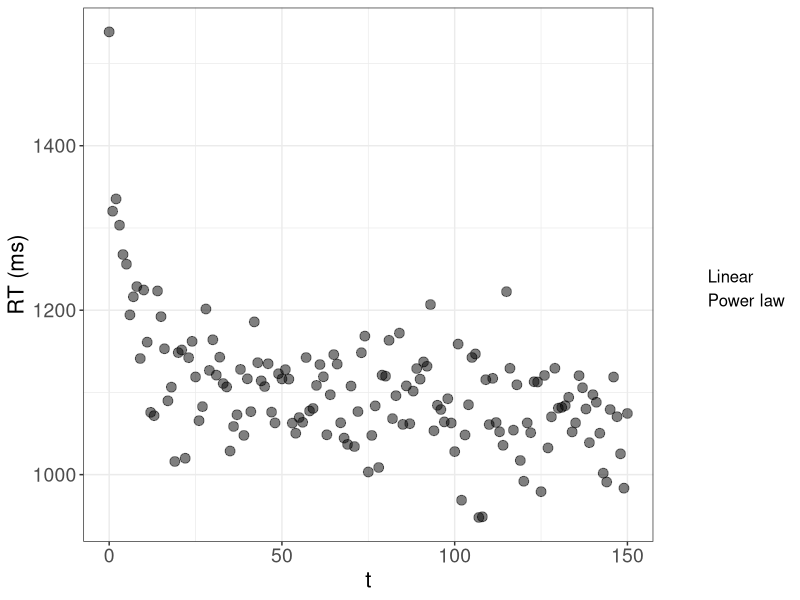
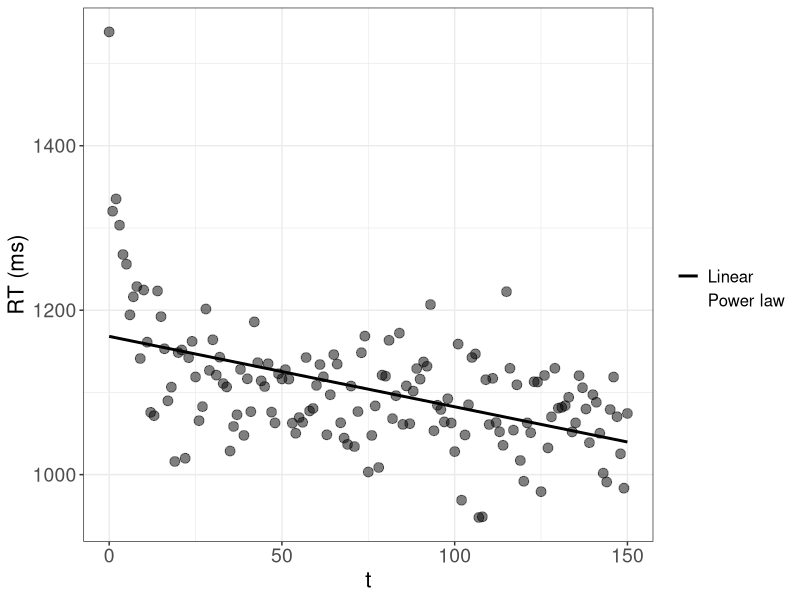
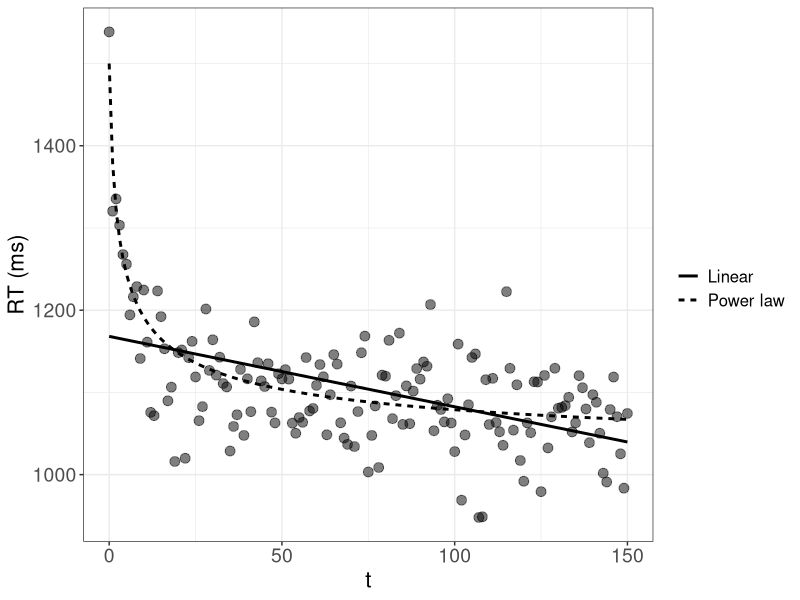
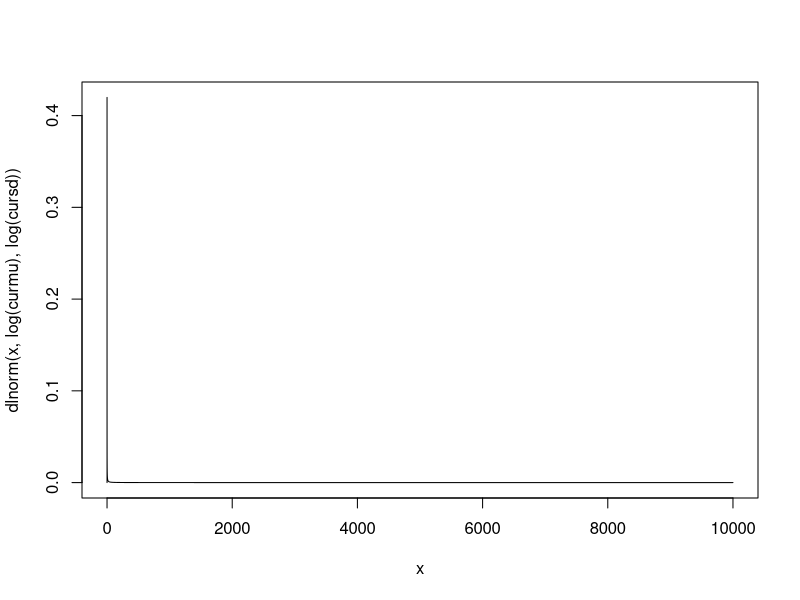
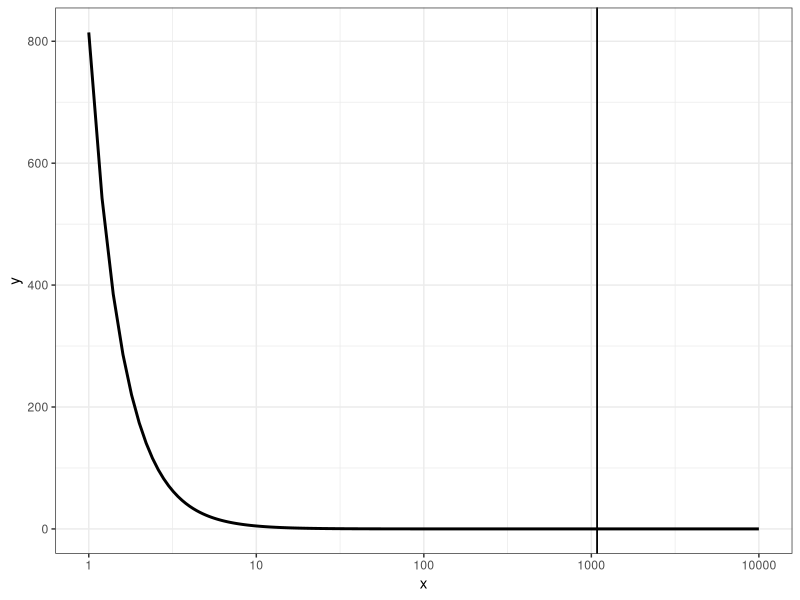
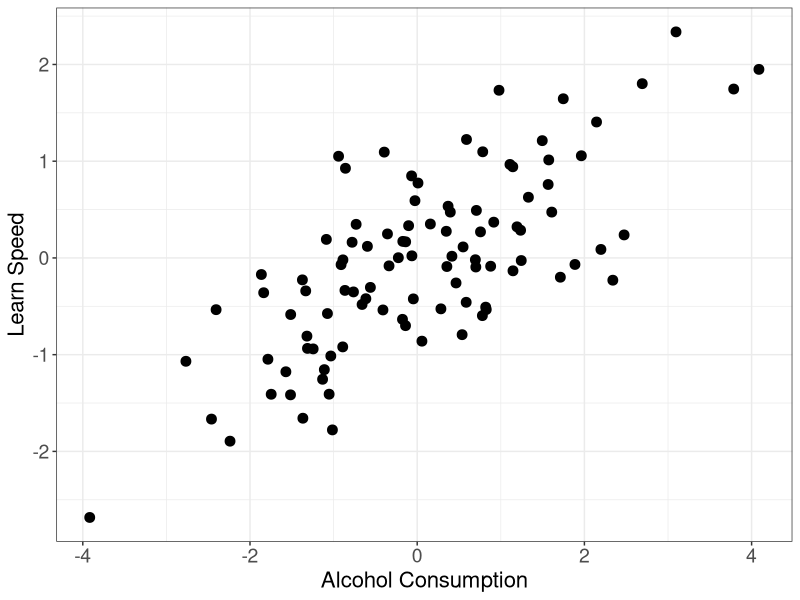
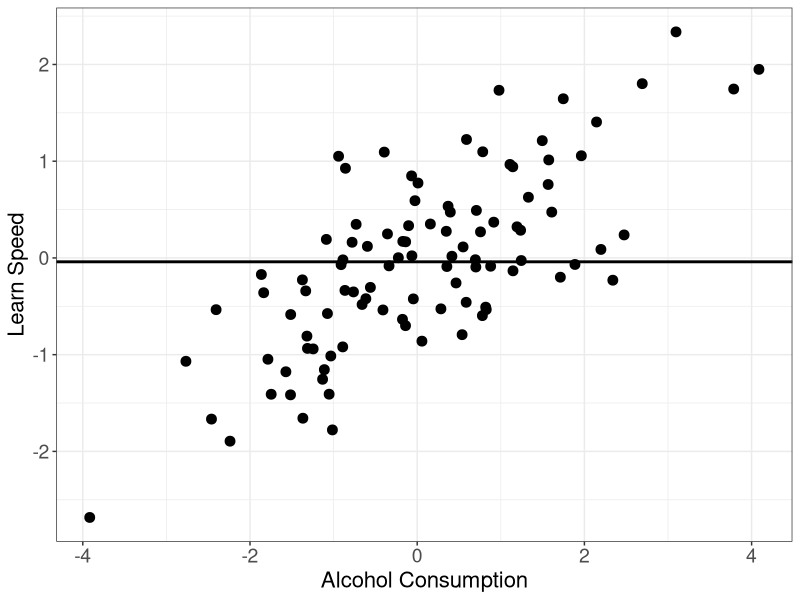
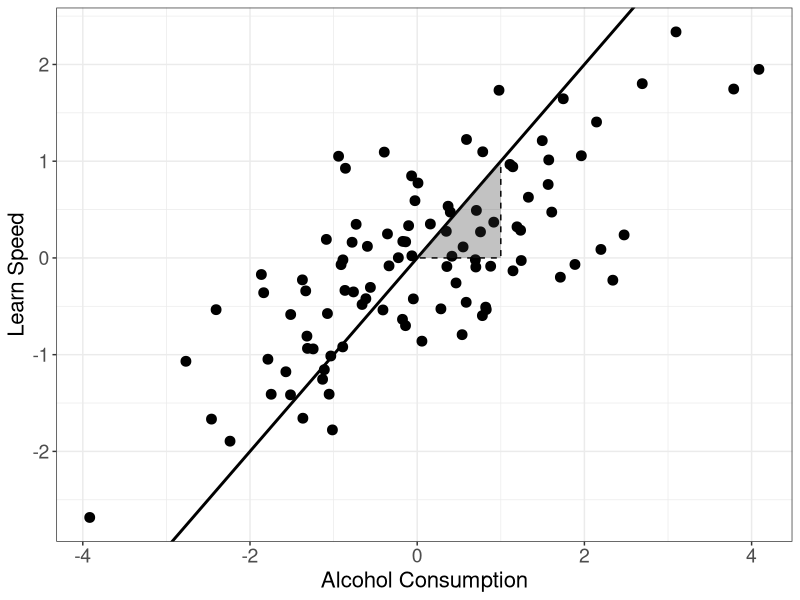

Here is the R script that generated these plots, in order:
## ---- chunk 1
library(dplyr)  # basic package for changing data structures.

library(ggplot2)  # important package for plotting.

thlg <- theme(axis.title = element_text(size = 16),
              axis.text = element_text(size = 14),
              legend.title = element_text(size = 14),
              legend.text = element_text(size = 12))
## ---- chunk 2

# Forgetting data:
  N <- 150
  t <- 0:N

  # Power:
    Ap <- 1000
    Bp <- 500
    bet <- 0.4
  
    RTp <- Ap + Bp * (t + 1)^(-bet) + rnorm(N + 1, 0, 50)

  # Exponential:
    Ae <- 1000
    Be <- 500
    alp <- 0.6
  
    RTe <- Ae + Be * exp(-alp * t) + rnorm(N + 1, 0, 50)

  # Linear:

# Plotting:
  pow_lin_dat <- data.frame(t = t, RTp = RTp, RTe = RTe,
              pred_p = Ap + Bp * (t + 1)^(-bet),
              pred_e = Ae + Be * exp(-alp * t)) %>%
    ggplot(aes(x = t)) +
    geom_point(aes(y = RTp), size = 3, alpha = 0.5) +
    labs(y = "RT (ms)", linetype = "") +
    geom_line(aes(y = pred_p, linetype = "Power law"), linewidth = 1, color = NA) +
    # geom_line(aes(y = pred_e, linetype = "Exponetial law"), linewidth = 1) +
    # Linear:
    geom_smooth(aes(y = RTp, linetype = "Linear"), method = "lm", se = FALSE, linewidth = 1, color = NA) +
    theme_bw() +
    thlg

  pow_lin_dat

  ggsave("_figures/pow_lin_dat.png", height = 12, width = 16, unit = "cm")


  pow_lin <- pow_lin_dat +
    # geom_line(aes(y = pred_e, linetype = "Exponetial law"), linewidth = 1) +
    # Linear:
    geom_smooth(aes(y = RTp, linetype = "Linear"), method = "lm", se = FALSE, linewidth = 1, color = "black")

  
  pow_lin
  ggsave("_figures/lin.png", height = 12, width = 16, unit = "cm")


  pow_lin +
    geom_line(aes(y = pred_p, linetype = "Power law"), linewidth = 1)

  ggsave("_figures/pow_lin.png", height = 12, width = 16, unit = "cm")

## ---- chunk 3
# Average tax cut of $ 1,083 
# 
# But: 80% receive less than this cut, half (around 45 Million people) receive less than $ 100, $ 30,127 for the top 1%

# Try with lognormal:
  curmu <- 0.01
  cursd <- 10000
  
  x <- seq(0, curmu + cursd, by = 0.1)
  plot(x, dlnorm(x, log(curmu), log(cursd)), type = "l")
  
  
  1- plnorm(c(30127), log(curmu), log(cursd))
  plnorm(c(1083, 100), log(curmu), log(cursd))
  
  # Target probabilities:
  c(0.01, 0.8, 0.5)
  
  # Use a pareto distribution:
    # Equations:
    # x_m = 1/(1 - 0.5)^(-1/a) = 100
    # x_m = 1/(1 - 0.8)^(-1/a) = 1083
    # x_m = 1/(1 - 0.01)^(-1/a) = 30127
    # a <- 1083/(1083-x_m)


    x_m <- 200 

    a <- 1083/(1083-x_m)
    
    
    x <- seq(1, 10000, by = 0.2)

    pout <- (a * x_m^a)/(x^(a+1))  # PDF.

    (mpar <- (a * x_m)/(a - 1))
    # To have a mean of 1083 a can be: a = mpar/(mpar - x_m)
    
    (qtpar08 <- x_m * (1 - 0.8)^(-1/a))  # 30127

    (qtpar05 <- x_m * (1 - 0.5)^(-1/a))
    

    data.frame(x = x, y = pout) %>%
      ggplot(aes(x = x, y = y)) +
      geom_line(linewidth = 1) +
      geom_vline(aes(linetype = "mean"), xintercept = mpar) +
      geom_vline(aes(linetype = "mean"), xintercept = mpar) +
      scale_x_continuous(trans = "log10") +
      thlg +
      theme_bw()
  

## ---- chunk 4
# Simple linear relationship:
  n <- 100
  set.seed(09234)
  learn_speed <- rnorm(n)
  alcohol <- rnorm(n, learn_speed)  # assuming that more intelligent people drink more  
## ---- chunk 5

  plt_alc_learn <- data.frame(alcohol = alcohol, learn_speed = learn_speed) %>%
    ggplot(aes(x = alcohol, y = learn_speed)) +
    geom_point(size = 3) +
    labs(x = "Alcohol Consumption", y = "Learn Speed", linetype = "") +
    theme_bw() +
    thlg

# Show and save:
plt_alc_learn

ggsave("_figures/alc_learn_raw.png", height = 12, width = 12, unit = "cm")
## ---- chunk 6
plt_alc_learn +
    geom_hline(yintercept = mean(learn_speed), linewidth = 1)

ggsave("_figures/alc_learn_mean.png", height = 12, width = 12, unit = "cm")
## ---- chunk 7
  plt_alc_learn +
      # Linear:
      geom_abline(slope = 1, linewidth = 1) +
      annotate(geom = "polygon", x = c(1, 0, 1), y = c(1, 0, 0),
              linetype = "dashed", color = "black",
              alpha = 0.3)
  
  ggsave("_figures/alc_learn_lm.png", height = 12, width = 12, unit = "cm")


# Fitted model:
  fit <- lm(learn_speed ~ alcohol)
  summary(fit)

  ic <- coef(fit)["(Intercept)"]   # intercept.
  slp <- coef(fit)["alcohol"]

plt_alc_learn +
    # Linear:
    geom_smooth(method = "lm", se = FALSE, linewidth = 1, color = "black") +
    geom_abline(intercept = ic, slope = slp, linewidth = 1) +
    annotate(geom = "polygon", x = c(1, 0, 1), y = c(1, 0, 0) * slp + ic,
            linetype = "dashed", color = "black",
            alpha = 0.3) +
    annotate(geom = "text", x = 1, y = slp/2 + ic, label = round(slp, 2), size = 6, hjust = 0)

ggsave("_figures/alc_learn_fit.png", height = 12, width = 12, unit = "cm")
## ---- chunk 8
n_correct <- 0:10
pvals <- dbinom(n_correct, size = 10, prob = .75)
pmass <- data.frame(n_correct = factor(n_correct), pn = pvals) %>%
  ggplot(aes(x = n_correct, y = pn)) +
  geom_col() +
  # scale_x_binned(n.breaks = 11, show.limits = TRUE, right = FALSE) +
  theme_classic()

pmass
ggsave("_figures/pmass.png", height = 12, width = 12, unit = "cm")

pmass +
  annotate(geom = "segment", 
           x = 8, y = 0, yend = pvals[n_correct == 7], linetype = "dashed", linewidth = 1) +
  annotate(geom = "segment", 
           x = 0, xend = 8, y = pvals[n_correct == 7], linetype = "dashed", linewidth = 1) +
  annotate(geom = "point", x = 8, y = pvals[n_correct == 7], size = 3)

ggsave("_figures/pmass_lik.png", height = 12, width = 12, unit = "cm")

# Density:
tr <- seq(0, 30, by = 0.01)
dvals <- dlnorm(tr, 2, 1.7)
pdens <- data.frame(t = tr, dens = dvals) %>%
  ggplot(aes(x = tr, y = dens)) +
  geom_line(linewidth = 1) +
  theme_classic()

pdens
ggsave("_figures/pdens.png", height = 12, width = 12, unit = "cm")

pdens +
  annotate(geom = "segment", 
           x = 7, y = 0, yend = dvals[tr == 7], linetype = "dashed", linewidth = 1) +
  annotate(geom = "segment", 
           x = 0, xend = 7, y = dvals[tr == 7], linetype = "dashed", linewidth = 1) +
  annotate(geom = "point", x = 7, y = dvals[tr == 7], size = 3)
ggsave("_figures/pdens_lik.png", height = 12, width = 12, unit = "cm")
## ---- chunk 9
# Define function:
value_function <- function(x, alp, bet = alp, lamb){
  ifelse(x >= 0, x^alp, -lamb * (-x)^bet)
}


# Visualize:
  x <- seq(-100, 100, by = 1)  # define values.


# Create combinations of different parameters:
  dm <- expand.grid(alp = c(0.1, 0.5, 0.8), lambda = c(1, 2))

# Get data for each combination:
  outlist <- apply(dm, MARGIN = 1, FUN = function(rw){
    data.frame(x = x, V = value_function(x, alp = rw[1], lamb = rw[2]), alp = rw[1], lamb = rw[2]) 
  })

  outdat <- do.call(rbind, outlist)  # combine the list into a single data.frame.

outdat %>%
  ggplot(aes(x = x, y = V, color = alp, linetype = factor(lamb), group = interaction(lamb, alp))) +
  geom_line(linewidth = 1) +
  scale_color_distiller(palette = "Spectral") +
  theme_classic()

ggsave("_figures/valfun.png", height = 12, width = 12, unit = "cm")
## ---- chunk 10
probdat <- seq(0.05, 0.95, by = 0.15)  # probabilities.

# FUnction to generate rewards:
curprob <- probdat[1]  # selecting a probability.

tr <- 200  # 200 rounds.
rbinom(tr, 1, curprob)  # get an outcome according to a bernoulli distribution.

# Simple Q-learning:-----------------
  get_cmat <- function(choice, input){
    
    # Input matrix with row and column indices and values:
    inp <- as.matrix(cbind(1:length(choice), choice, input))
    
    # Get own rewards for each choice:
    cmat <- matrix(0, ncol = 2, nrow = length(choice)) 
    cmat[inp[,1:2]] <- inp[, 3]
    
    return(cmat)
    
  }

  # Utility function:
  utpay <- function(rew, choice) {
  
    # Input matrix with row and column indices and values:
    paymat <- get_cmat(choice = choice, input = rew)
    
    return(paymat)

  }

update_q <- function(qprev,  # vector of previous q values
                     ut,  # vector of rewards / utilities.
                     alp,  # alpha
                     update_unchosen = TRUE,
                     choices = NA
)  {
  
  
  pred_err <- ut - qprev  # prediction error.
  
  # Should the unchosen option be updated?
  if(!update_unchosen){
    # Set prediction error == 0 for unchosen option:
    pred_err[3 - choices] <- 0
      # Note: Replace 2 by length(options) for more than 2 options.
      # Alternatively: Update the unchosen and rewarded option with 1? 
    # ut[cbind(1:3, choices + 1)]  # rewards from chosen.
    
  }
  
  qnew <- qprev + alp * pred_err
  
  return(qnew)
  
}


  simfun <- function(theta, competition = TRUE, op_prob = c(0.5, 0.5),
                       utfun = utpay, nind = 3, maxtr = 200, maxrew = 1){
      
      ## 4.1 Get parameters:  
      lpar <- theta[1]  # get corresponding learning parameter phi/alpha.
      soft <- theta[length(theta)]  # softmax parameter is always last in list!.
      
      # For mimicking Schulze et al., the softmax paramter is transformed
      # (we use soft instead of c to avoid collision):
      
      soft <- 3^(10 * soft) - 1  
      
      # First round: -------------------------------------------------------
      # Choices (rows are rounds, columns individuals):
      cmat <- matrix(sample(c(0, 1), size = nind, prob = c(0.5, 0.5), replace = TRUE),
                     nrow = 1)
      
      # Rewards (rows are rounds, columns individuals):
      rew_choice <- sample(c(0, 1), size = 1,
                           prob = op_prob)
      rmat <- ifelse(rew_choice == cmat & any(rew_choice == cmat),  
                      # if any chose the rewarded option for all.
                     competition * maxrew/sum(rew_choice == cmat) +
                       (1 - competition) * maxrew,  # maximum reward distributed.  
                     0)
      
      # utfun(rew = rmat[1, ], choice = cmat[1,])
      utmat <- array(rep(0, 2 * nind * maxtr), dim = c(nind, 2, maxtr))  # utility matrix in given round.
      # Individuals are rows, opotions are columns.
      
      utmat[, rew_choice + 1, 1] <- rmat  # add rewarded option.
      # TODO: Translate utuitlity if necessary.
      utmat[,,1:2]
      
      
      ## 3.3 Initialize option value matrix:
      optval_mat <- array(rep(NA, 2 * nind * maxtr), dim = c(nind, 2, maxtr))   # option values for each choice
      optval_mat[,,1] <- 0
      
      
      
    # 4.2 Loop over subsequent trials: ---------------------------------
      for(tr in 2:maxtr) {
    
    
        # Learning:
        ## 4.2.1 Get data from previous trial:
        choices <- cmat[tr - 1,]  # choices in previous round.
        pi_cur <- utmat[, , tr - 1]  # get utilities from previous trial.
    
        ## 4.2.2 Update learned values:
    
        # Which formulation is used?
        # TODO: Probably this is actually obsolete as both functions are essentially the same!
    
        # a) A learning rule:
        # Matrix of option values in current round:
        optval_mat_tr <- update_q(qprev = optval_mat[,,tr - 1],
                                  ut = pi_cur,
                                  alp = lpar)
    
        if(is.null(dim(optval_mat_tr))){
          dim(optval_mat_tr) <- c(nind, 2)
        }
    
        # Save option value matrix:
        optval_mat[,,tr] <- optval_mat_tr  # get a matrix of q-values.
    
        # Choices:
        # subtraction of each row's maximum to avoid overflow problems.
        optval_mat_tr <- t(apply(optval_mat_tr, MAR = 1, function(x) x - max(x)))
    
        # Adapted from Charley:
        p <- exp(optval_mat_tr * soft)  # Softmax rule.
        # TODO: Use division or multiplication?
    
        p <- p/rowSums(p)  # get probabilities for each option.
    
        # Get a choice for each individual:
        # sample(matrix(rep(c(0, 1), each = nind), ncol = 2), size = nind, replace = TRUE, prob = p)
    
        cvec <- apply(p, MARGIN = 1, FUN = function(p){
          sample(c(0, 1), size = 1, prob = p)
        })
    
        cmat <- rbind(cmat, cvec)
    
        # Rewards:
        # Rewards (rows are rounds, columns individuals):
        rew_choice <- sample(c(0, 1), size = 1, prob = op_prob)
        rmat <- ifelse(rew_choice == cvec & any(rew_choice == cvec),  # if any chose the rewarded option for all.
                       competition * maxrew/sum(rew_choice == cvec) +
                         (1 - competition) * maxrew/2,  
                          # maximum reward distributed (divide by 2 for non-competition).
                       0)
    
    
        utmat[, rew_choice + 1, tr] <- rmat  # add rewarded option.
        # TODO: Translate utuitlity if necessary.
    
      }  # eof. loop.
    
      return(list(cmat = cmat, optval = optval_mat))
    
    }
## ---- chunk 11
theta_cur <- 0.1

outlist <- lapply(c(0.2, 0.5, 0.9), FUN = function(p){
  simout <- simfun(theta = c(0.9, theta_cur), nind = 1, op_prob = c(p, 1-p))

  soft <- 3^(10 * theta_cur) - 1  

  optval_mat_tr <- t(apply(simout$optval[1,,], MAR = 2, function(x) x - max(x)))
  oprobs <- exp(optval_mat_tr * soft)
  data.frame(tr = 1:length(simout$cmat), p = p, oval = simout$optval[,2,], oprob = (oprobs/rowSums(oprobs))[,2], 
        choice = simout$cmat)
})


do.call(rbind, outlist) %>%
  ggplot(aes(x = tr, y = oprob, color = factor(p))) +
  facet_grid(. ~ p) +
  geom_line(linewidth = 1, alpha = 0.7) +
  geom_point(aes(y = choice), position = position_jitter(height = 0.01)) +
  scale_color_brewer(palette = "Dark2") +
  theme_bw()
